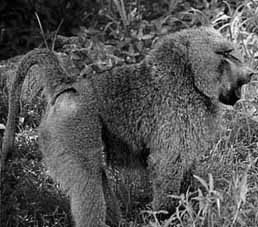
#> input picture ImageConvert/wwwroot/Imgs/Output/BABUINO.jpg, 258 x 227 px
$ python Canny.py ../ImageConvert/wwwroot/Imgs/Output/BABUINO.jpg ../ImageConvert/wwwroot/Imgs/Input/BABUINO.jpg 5 5 5   (older library calls are emulated)
#> lines starting #> are read from the running program, lines starting #| are printed output that depends on the picture; after the words box and inside, x2 and y2 are one past the last pixel; in counts of white or black regions, pixels touching at a corner belong together
import cv2
import os
import sys
import mahotas

# [5 lines of commented-out code are left out]

path = sys.argv[1]
name = sys.argv[2]
mediana = int(sys.argv[3])
canny1 = int(sys.argv[4])
canny2 = int(sys.argv[5])

img = cv2.imread(path)
#> img is the input picture: shape (227, 258, 3); min 0, max 255, mean 84.2
img = cv2.cvtColor(img, cv2.COLOR_BGR2GRAY)
#> img: shape (227, 258)
suave = cv2.GaussianBlur(img, (mediana, mediana), 0)
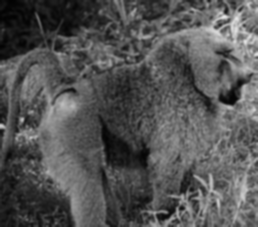
#> suave: shape (227, 258); min 2, max 228, mean 84.2
T = mahotas.thresholding.otsu(suave)
#> T = 83
temp = img.copy()
temp[temp > T] = 255
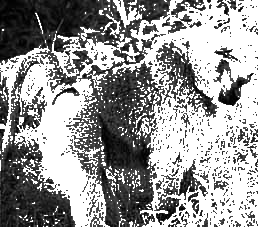
#> temp: shape (227, 258); min 0, max 255, mean 150.2
temp[temp < 255] = 0
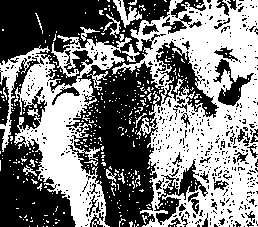
#> temp: shape (227, 258); 49.5% white; 406 white regions (385 under 20 px), largest, box (x1, y1, x2, y2) and area: (112, 0, 258, 227) 17423, (0, 35, 132, 227) 9026, (113, 0, 142, 28) 295
otsu = cv2.bitwise_not(temp)
bordas = cv2.Canny(otsu, canny1, canny2)
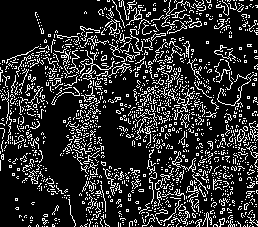
#> bordas: shape (227, 258); 17.5% white in thin lines or dots
newName = name.split(".")[0]+"Canny."+name.split(".")[1]
cv2.imwrite(os.path.join("C:/OpenImageProcessor/ImageConvert/wwwroot/Imgs/Actual/" , newName), bordas)
print(os.path.join("C:/OpenImageProcessor/ImageConvert/wwwroot/Imgs/Actual/" , newName))
print(os.path.join(newName))

$ run again, with ImageConvert/wwwroot/Imgs/Output/Touro.jpg copied over ImageConvert/wwwroot/Imgs/Output/BABUINO.jpg
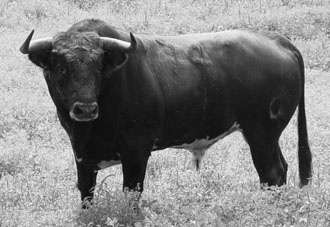
#> input picture ImageConvert/wwwroot/Imgs/Output/Touro.jpg, 330 x 227 px
#> img is the input picture: shape (227, 330, 3); min 4, max 255, mean 128.5
#> img: shape (227, 330)
#> T = 114
#> `temp[temp < 255] = 0`:
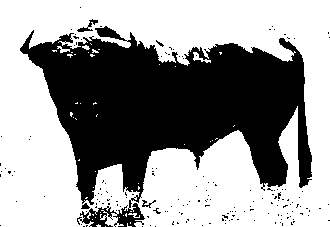
#> temp: shape (227, 330); 59.6% white; 167 black regions (163 under 20 px), largest, box (x1, y1, x2, y2) and area: (20, 26, 312, 227) 29744, (77, 19, 98, 32) 85, (142, 200, 156, 208) 41, (81, 203, 90, 209) 34
#> `bordas = cv2.Canny(otsu, canny1, canny2)`:
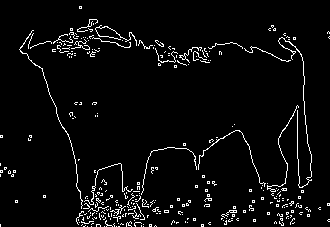
#> bordas: shape (227, 330); 4.3% white in thin lines or dots

$ run again, with ImageConvert/wwwroot/Imgs/Output/brain.JPG copied over ImageConvert/wwwroot/Imgs/Output/BABUINO.jpg
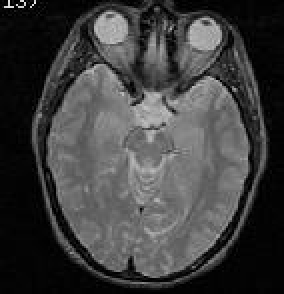
#> input picture ImageConvert/wwwroot/Imgs/Output/brain.JPG, 142 x 147 px (shown 2 times larger)
#> img is the input picture: shape (147, 142, 3); min 0, max 237, mean 63.6
#> img: shape (147, 142)
#> T = 64
#> `temp[temp < 255] = 0`:
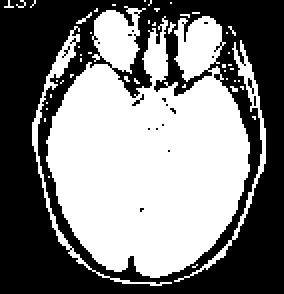
#> temp: shape (147, 142) (shown 2 times larger); 49.7% white; 48 white regions (45 under 20 px), largest, box (x1, y1, x2, y2) and area: (23, 3, 125, 139) 9419, (16, 13, 86, 143) 441, (87, 20, 133, 141) 377
#> `bordas = cv2.Canny(otsu, canny1, canny2)`:
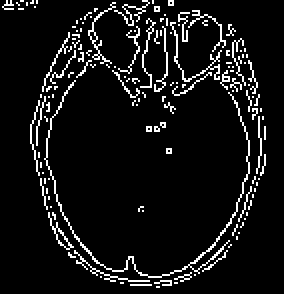
#> bordas: shape (147, 142) (shown 2 times larger); 7.6% white in thin lines or dots
